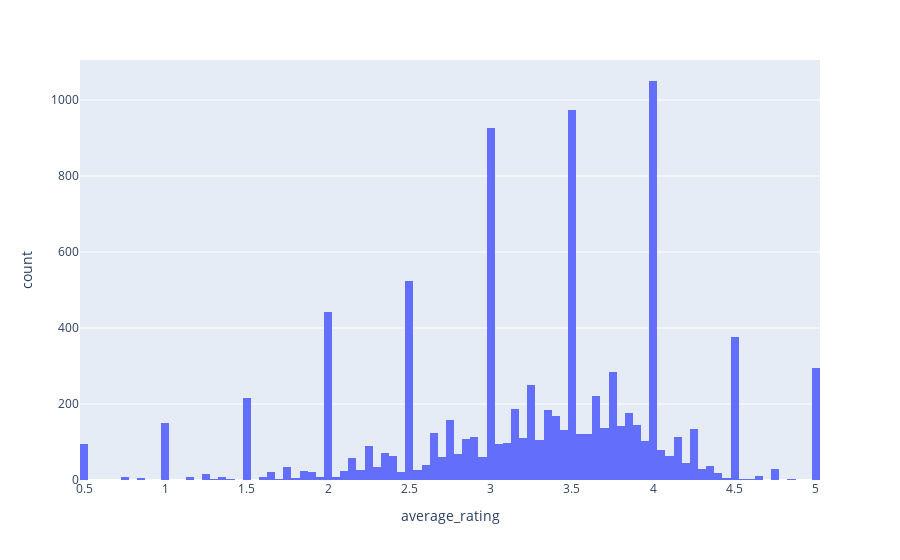

The notebook cell this image was saved under:
### Code cell
px.histogram(dff_movies_count, x='average_rating')

### Figure 1 — Plotly figure (JSON) as saved in the notebook; plotly's stock layout.template omitted (floating-point values rounded to 4 significant figures; data arrays with more than 128 entries replaced by an {"elided": "..."} marker saying what was removed)
{"data": [{"alignmentgroup": "True", "bingroup": "x", "hovertemplate": "average_rating=%{x}<br>count=%{y}<extra></extra>", "legendgroup": "", "marker": {"color": "#636efa", "pattern": {"shape": ""}}, "name": "", "offsetgroup": "", "orientation": "v", "showlegend": false, "type": "histogram", "x": {"elided": "9724 float values"}, "xaxis": "x", "yaxis": "y"}], "layout": {"barmode": "relative", "legend": {"tracegroupgap": 0}, "margin": {"t": 60}, "xaxis": {"anchor": "y", "domain": [0, 1], "title": {"text": "average_rating"}}, "yaxis": {"anchor": "x", "domain": [0, 1], "title": {"text": "count"}}}}
